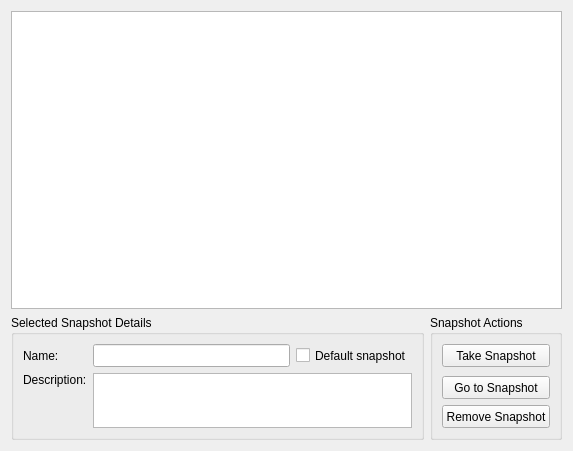
<?xml version="1.0" encoding="UTF-8"?>
<ui version="4.0">
 <class>SnapshotsWindow</class>
 <widget class="QWidget" name="SnapshotsWindow">
  <property name="geometry">
   <rect>
    <x>0</x>
    <y>0</y>
    <width>573</width>
    <height>451</height>
   </rect>
  </property>
  <property name="sizePolicy">
   <sizepolicy hsizetype="Preferred" vsizetype="Preferred">
    <horstretch>0</horstretch>
    <verstretch>0</verstretch>
   </sizepolicy>
  </property>
  <property name="minimumSize">
   <size>
    <width>0</width>
    <height>0</height>
   </size>
  </property>
  <property name="maximumSize">
   <size>
    <width>16777215</width>
    <height>16777215</height>
   </size>
  </property>
  <property name="windowTitle">
   <string>SandboxiePlus - Snapshots</string>
  </property>
  <layout class="QVBoxLayout" name="verticalLayout_2">
   <item>
    <layout class="QVBoxLayout" name="verticalLayout">
     <item>
      <layout class="QGridLayout" name="gridLayout">
       <item row="1" column="0">
        <widget class="QGroupBox" name="groupBox">
         <property name="sizePolicy">
          <sizepolicy hsizetype="Preferred" vsizetype="Ignored">
           <horstretch>0</horstretch>
           <verstretch>0</verstretch>
          </sizepolicy>
         </property>
         <property name="minimumSize">
          <size>
           <width>0</width>
           <height>0</height>
          </size>
         </property>
         <property name="maximumSize">
          <size>
           <width>16777215</width>
           <height>16777215</height>
          </size>
         </property>
         <property name="title">
          <string>Selected Snapshot Details</string>
         </property>
         <layout class="QGridLayout" name="gridLayout_3">
          <item row="0" column="0">
           <widget class="QLabel" name="label">
            <property name="text">
             <string>Name:</string>
            </property>
            <property name="buddy">
             <cstring>txtName</cstring>
            </property>
           </widget>
          </item>
          <item row="0" column="1">
           <widget class="QLineEdit" name="txtName">
            <property name="sizePolicy">
             <sizepolicy hsizetype="Expanding" vsizetype="Minimum">
              <horstretch>0</horstretch>
              <verstretch>0</verstretch>
             </sizepolicy>
            </property>
            <property name="minimumSize">
             <size>
              <width>0</width>
              <height>23</height>
             </size>
            </property>
           </widget>
          </item>
          <item row="0" column="2">
           <widget class="QCheckBox" name="chkDefault">
            <property name="sizePolicy">
             <sizepolicy hsizetype="Minimum" vsizetype="Minimum">
              <horstretch>0</horstretch>
              <verstretch>0</verstretch>
             </sizepolicy>
            </property>
            <property name="minimumSize">
             <size>
              <width>0</width>
              <height>23</height>
             </size>
            </property>
            <property name="toolTip">
             <string>When deleting a snapshot content, it will be returned to this snapshot instead of none.</string>
            </property>
            <property name="text">
             <string>Default snapshot</string>
            </property>
           </widget>
          </item>
          <item row="1" column="1" rowspan="2" colspan="2">
           <widget class="QPlainTextEdit" name="txtInfo"/>
          </item>
          <item row="1" column="0">
           <widget class="QLabel" name="label_2">
            <property name="minimumSize">
             <size>
              <width>0</width>
              <height>23</height>
             </size>
            </property>
            <property name="text">
             <string>Description:</string>
            </property>
            <property name="alignment">
             <set>Qt::AlignLeading|Qt::AlignLeft|Qt::AlignTop</set>
            </property>
            <property name="buddy">
             <cstring>txtInfo</cstring>
            </property>
           </widget>
          </item>
         </layout>
        </widget>
       </item>
       <item row="1" column="1">
        <widget class="QGroupBox" name="groupBox_2">
         <property name="maximumSize">
          <size>
           <width>16777215</width>
           <height>125</height>
          </size>
         </property>
         <property name="title">
          <string>Snapshot Actions</string>
         </property>
         <layout class="QGridLayout" name="gridLayout_2">
          <item row="0" column="0">
           <widget class="QPushButton" name="btnTake">
            <property name="sizePolicy">
             <sizepolicy hsizetype="Minimum" vsizetype="Minimum">
              <horstretch>0</horstretch>
              <verstretch>0</verstretch>
             </sizepolicy>
            </property>
            <property name="minimumSize">
             <size>
              <width>0</width>
              <height>23</height>
             </size>
            </property>
            <property name="text">
             <string>Take Snapshot</string>
            </property>
           </widget>
          </item>
          <item row="1" column="0">
           <spacer name="verticalSpacer">
            <property name="orientation">
             <enum>Qt::Vertical</enum>
            </property>
            <property name="sizeHint" stdset="0">
             <size>
              <width>20</width>
              <height>40</height>
             </size>
            </property>
           </spacer>
          </item>
          <item row="3" column="0">
           <widget class="QPushButton" name="btnRemove">
            <property name="sizePolicy">
             <sizepolicy hsizetype="Minimum" vsizetype="Minimum">
              <horstretch>0</horstretch>
              <verstretch>0</verstretch>
             </sizepolicy>
            </property>
            <property name="minimumSize">
             <size>
              <width>0</width>
              <height>23</height>
             </size>
            </property>
            <property name="text">
             <string>Remove Snapshot</string>
            </property>
           </widget>
          </item>
          <item row="2" column="0">
           <widget class="QToolButton" name="btnSelect">
            <property name="sizePolicy">
             <sizepolicy hsizetype="Minimum" vsizetype="Minimum">
              <horstretch>0</horstretch>
              <verstretch>0</verstretch>
             </sizepolicy>
            </property>
            <property name="minimumSize">
             <size>
              <width>0</width>
              <height>23</height>
             </size>
            </property>
            <property name="text">
             <string>Go to Snapshot</string>
            </property>
           </widget>
          </item>
         </layout>
        </widget>
       </item>
       <item row="0" column="0" colspan="2">
        <widget class="QTreeView" name="treeSnapshots"/>
       </item>
      </layout>
     </item>
    </layout>
   </item>
  </layout>
 </widget>
 <tabstops>
  <tabstop>treeSnapshots</tabstop>
  <tabstop>txtName</tabstop>
  <tabstop>chkDefault</tabstop>
  <tabstop>txtInfo</tabstop>
  <tabstop>btnTake</tabstop>
  <tabstop>btnSelect</tabstop>
  <tabstop>btnRemove</tabstop>
 </tabstops>
 <resources/>
 <connections/>
</ui>
